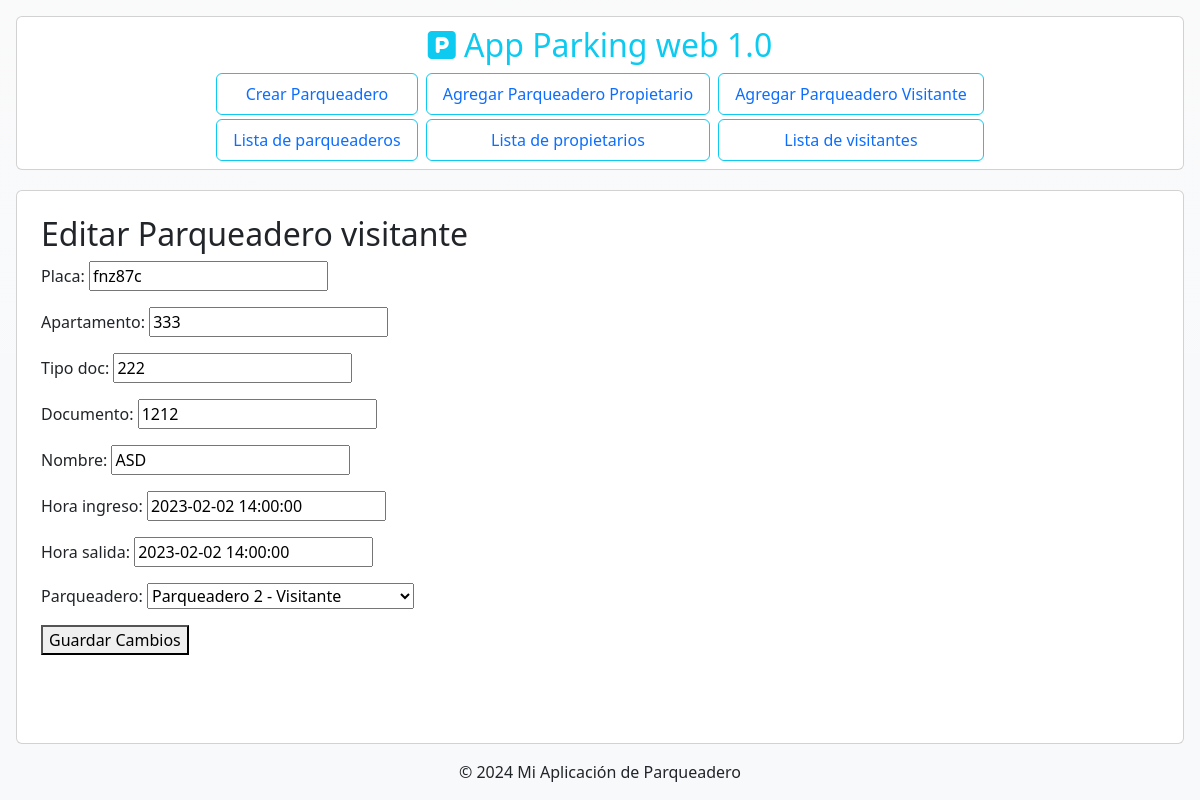
Screenshot of /parking/parqueadero_visitante/4/editar/ with the database file from the repository.
### apps/parqueadero/models.py (models this page shows, shortened)
class ParqueaderoVisitante(models.Model):
    placa = models.CharField(max_length=20)
    apartamento = models.CharField(max_length=50)
    tipo_doc = models.CharField(max_length=20)
    documento = models.CharField(max_length=20)
    nombre = models.CharField(max_length=100)
    hora_ingreso = models.DateTimeField()
    hora_salida = models.DateTimeField(null=True, blank=True)
    parqueadero = models.OneToOneField(Parqueadero, on_delete=models.CASCADE)

### apps/parqueadero/views.py (the view)
# urls.py: path('parqueadero_visitante/<int:pk>/editar/', editar_parqueaderoVisitante, name='editar_parqueaderoVisitante'),
def editar_parqueaderoVisitante(request, pk):
    parqueadero_visitante = get_object_or_404(ParqueaderoVisitante, pk=pk)
    if request.method == 'POST':
        form = ParqueaderoVisitanteForm(request.POST, instance=parqueadero_visitante)
        if form.is_valid():
            form.save()
            return redirect('listar_parqueaderoVisitante')
    else:
        form = ParqueaderoVisitanteForm(instance=parqueadero_visitante)
    return render(request, 'visitante/editar_parqueaderoVisitante.html', {'form': form})

### apps/parqueadero/forms.py
class ParqueaderoVisitanteForm(forms.ModelForm):
    class Meta:
        model = ParqueaderoVisitante
        fields = '__all__'

### apps/parqueadero/models.py (called while the page is built)
    def __str__(self):
        return f"Parqueadero {self.numero} - {self.tipo}"

### apps/parqueadero/templates/visitante/editar_parqueaderoVisitante.html (shortened to what this page needs)
{% extends 'base.html' %}
{% block content %}
    <h2>Editar Parqueadero visitante</h2>
    <form method="post">
        {{ form.as_p }}
        <button type="submit">Guardar Cambios</button>
    </form>
{% endblock %}

### rows the page displays
ParqueaderoVisitante: placa "fnz87c", apartamento "333", tipo_doc "222", documento "1212", nombre "ASD", hora_ingreso "2023-02-02 14:00:00", hora_salida "2023-02-02 14:00:00", parqueadero "Parqueadero 2 - Visitante"
